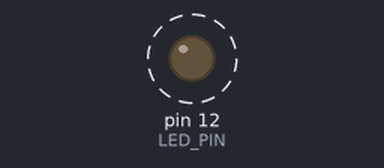
Simulated run of this sketch. Board: Arduino Uno, built with avr-gcc and run on an emulated ATmega328P. Shown: output pins drawn as LEDs (lit = HIGH). Dashed ring = blinking.

Above: at 1.0 s.
Timing chart, 0 to 4.8 s (numbered marks = the images above):
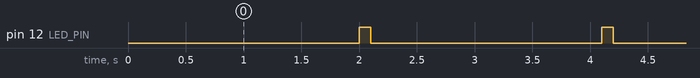

Measured:
- by itself, pin 12 (LED_PIN): alternates HIGH for 0.10 s and LOW for 2.0 s

The sketch:

02.blink2.ino
```cpp
int LED_PIN = 12;

void setup() {
  pinMode(LED_PIN, OUTPUT);
  digitalWrite(LED_PIN, LOW);
}

void loop() {
  digitalWrite(LED_PIN, LOW);
  delay(2000);
  digitalWrite(LED_PIN, HIGH);
  delay(100);
}
```
